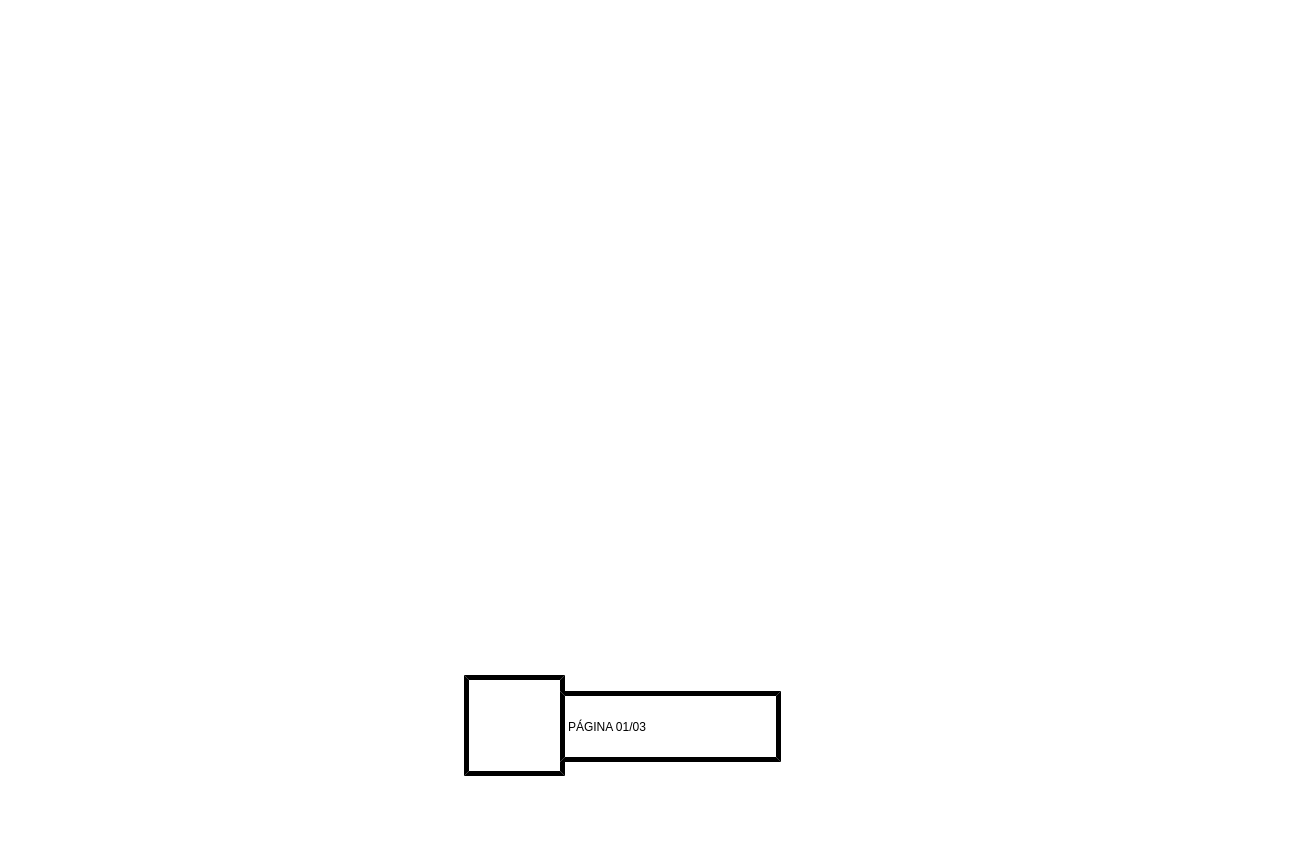
<?xml version="1.0" encoding="UTF-8"?>
<ui version="4.0">
 <class>documentos_diagrama_eletrico</class>
 <widget class="QMainWindow" name="documentos_diagrama_eletrico">
  <property name="geometry">
   <rect>
    <x>0</x>
    <y>0</y>
    <width>1290</width>
    <height>841</height>
   </rect>
  </property>
  <property name="minimumSize">
   <size>
    <width>1290</width>
    <height>841</height>
   </size>
  </property>
  <property name="maximumSize">
   <size>
    <width>1290</width>
    <height>841</height>
   </size>
  </property>
  <property name="windowTitle">
   <string>MainWindow</string>
  </property>
  <property name="styleSheet">
   <string notr="true">background-color: rgb(255, 255, 255);</string>
  </property>
  <property name="animated">
   <bool>true</bool>
  </property>
  <widget class="QWidget" name="centralwidget">
   <widget class="QLabel" name="Label_Borda">
    <property name="geometry">
     <rect>
      <x>0</x>
      <y>783</y>
      <width>1290</width>
      <height>18</height>
     </rect>
    </property>
    <property name="text">
     <string/>
    </property>
    <property name="pixmap">
     <pixmap>Imagens/Borda.png</pixmap>
    </property>
    <property name="scaledContents">
     <bool>true</bool>
    </property>
   </widget>
   <widget class="QPushButton" name="botao_home">
    <property name="geometry">
     <rect>
      <x>464</x>
      <y>675</y>
      <width>101</width>
      <height>101</height>
     </rect>
    </property>
    <property name="styleSheet">
     <string notr="true">
border-style: outset;
border-color: rgb(0, 0, 0);
border-width:5px;
font: 75 65pt &quot;Bosch Sans Bold&quot;;
border-radius: 0px;
background-color: rgb(255, 255, 255);
</string>
    </property>
    <property name="text">
     <string/>
    </property>
    <property name="icon">
     <iconset>
      <normaloff>imagens/Home.Documentos.png</normaloff>imagens/Home.Documentos.png</iconset>
    </property>
    <property name="iconSize">
     <size>
      <width>80</width>
      <height>80</height>
     </size>
    </property>
   </widget>
   <widget class="QLabel" name="label_imagem">
    <property name="geometry">
     <rect>
      <x>50</x>
      <y>10</y>
      <width>1191</width>
      <height>661</height>
     </rect>
    </property>
    <property name="text">
     <string/>
    </property>
    <property name="pixmap">
     <pixmap>imagens/Diagrama_eletrico_01.png</pixmap>
    </property>
    <property name="scaledContents">
     <bool>true</bool>
    </property>
   </widget>
   <widget class="QPushButton" name="botao_seta_direita">
    <property name="geometry">
     <rect>
      <x>850</x>
      <y>670</y>
      <width>101</width>
      <height>101</height>
     </rect>
    </property>
    <property name="styleSheet">
     <string notr="true">
border-style: outset/inside;
border-color: rgb(0, 0, 0);
border-width:0px;
font: 75 65pt &quot;Bosch Sans Bold&quot;;
border-radius: 15px;
background-color: rgb(255, 255, 255);</string>
    </property>
    <property name="text">
     <string/>
    </property>
    <property name="icon">
     <iconset>
      <normaloff>imagens/Seta Preta para direita.png</normaloff>imagens/Seta Preta para direita.png</iconset>
    </property>
    <property name="iconSize">
     <size>
      <width>90</width>
      <height>90</height>
     </size>
    </property>
   </widget>
   <widget class="QPushButton" name="botao_seta_esquerda">
    <property name="geometry">
     <rect>
      <x>300</x>
      <y>680</y>
      <width>91</width>
      <height>91</height>
     </rect>
    </property>
    <property name="styleSheet">
     <string notr="true">border-style: outset/inside;
border-color: rgb(0, 0, 0);
border-width:0px;
font: 75 65pt &quot;Bosch Sans Bold&quot;;
border-radius: 15px;
background-color: rgb(255, 255, 255);</string>
    </property>
    <property name="text">
     <string/>
    </property>
    <property name="icon">
     <iconset>
      <normaloff>imagens/Seta Preta para esquerda.png</normaloff>imagens/Seta Preta para esquerda.png</iconset>
    </property>
    <property name="iconSize">
     <size>
      <width>90</width>
      <height>90</height>
     </size>
    </property>
   </widget>
   <widget class="QLabel" name="label_paginas">
    <property name="geometry">
     <rect>
      <x>560</x>
      <y>691</y>
      <width>221</width>
      <height>71</height>
     </rect>
    </property>
    <property name="styleSheet">
     <string notr="true">font: 75 20pt &quot;Bosch Sans Bold&quot;;
border-style: outset;
border-color: rgb(0, 0, 0);
border-width:5px;</string>
    </property>
    <property name="text">
     <string>PÁGINA 01/03</string>
    </property>
   </widget>
  </widget>
  <widget class="QMenuBar" name="menubar">
   <property name="geometry">
    <rect>
     <x>0</x>
     <y>0</y>
     <width>1290</width>
     <height>21</height>
    </rect>
   </property>
  </widget>
  <widget class="QStatusBar" name="statusbar"/>
 </widget>
 <resources/>
 <connections/>
</ui>
